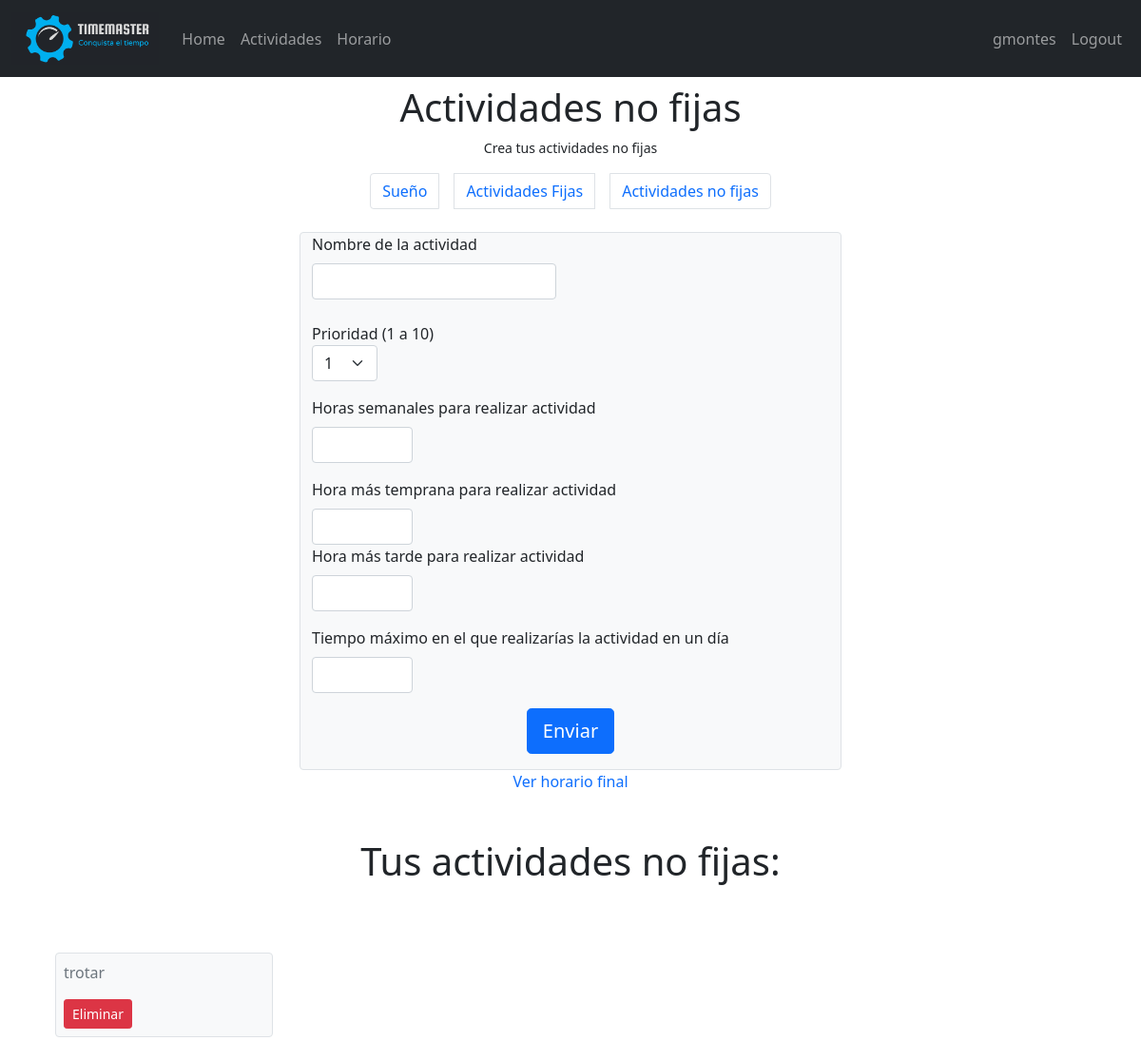
/horario/actividades_no_fijas (signed in), run on an earlier commit of the app's database.
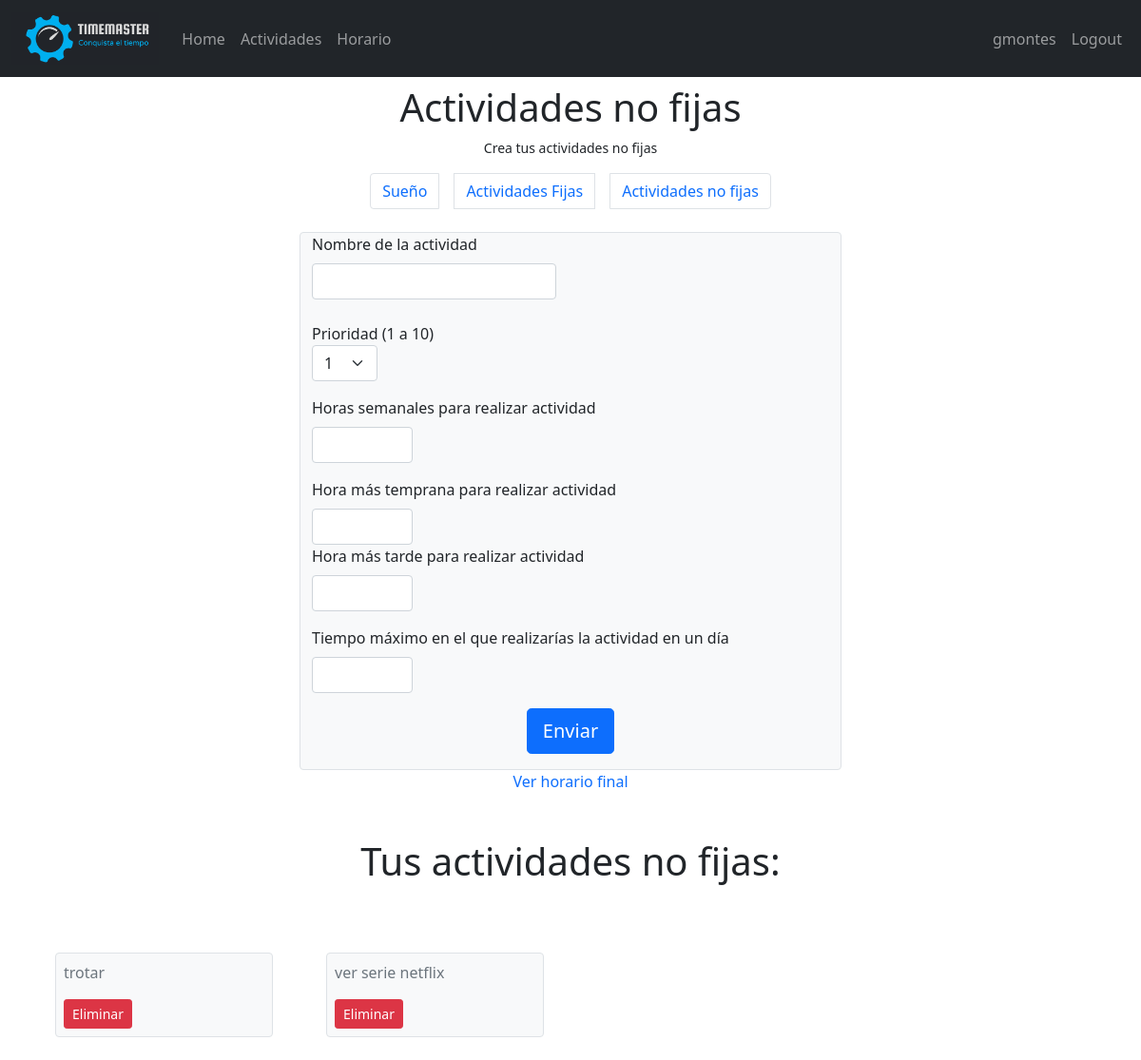
And on a later commit of the database.
### horario/models.py (models this page shows)
class Event(models.Model):
    user_id = models.ForeignKey(User, on_delete=models.CASCADE)
    priority = models.IntegerField(choices = [(i,i) for i in range(1,11)])
    name = models.CharField(max_length=30)
    event_type = models.CharField(max_length=50,default="actividad_fija") #Choices: actividad_fija, no fija y horario suenio.
    constraints = models.JSONField(default = dict)

### horario/views.py (the view)
# urls.py: path('actividades_no_fijas',views.actividades_no_fijas, name = 'actividades_no_fijas'),
@login_required(login_url = "user_login")
def actividades_no_fijas(request):
    user = User.objects.get(pk = request.user.pk)
    if request.method == "POST":
        priority = request.POST["priority"]
        name = request.POST["name"]
        event_type = "actividad_no_fija"
        time_goal = int(request.POST["horas_semanales"])
        time_goal_counter = time_goal
        earliest_hour = int(request.POST["hora_mas_temprana"])
        latest_hour = int(request.POST["hora_mas_tarde"])
        max_time = int(request.POST["tiempo_maximo"])
        constraints = {'time_goal':time_goal,'time_goal_counter':time_goal_counter,'earliest_hour':earliest_hour,'latest_hour':latest_hour,'max_time':max_time}
        nuevo_evento_no_fijo = Event(user_id=user,priority=priority,name=name,event_type=event_type,constraints=constraints)
        nuevo_evento_no_fijo.save()
        return redirect(reverse("actividades_no_fijas"))
    elif request.method == "GET":
        actividades_no_fijas = Event.objects.filter(user_id = user.pk)
        actividades_no_fijas = actividades_no_fijas.filter(event_type = "actividad_no_fija")
        return render(request,"actividades_no_fijas.html",{'actividades_no_fijas':actividades_no_fijas})

### horario/templates/actividades_no_fijas.html (shortened to what this page needs)
{% extends 'main/main.html' %}
{% load static %}
{% block link %}<link rel="stylesheet" href="{% static 'css/bootstrap.min.css' %}">{% endblock link %}
{% block content %}
<div class="container">
    <div>
        <h1 class="py-2 text-center mb-0">Actividades no fijas</h1>
        <p class="text-center small mb-2">Crea tus actividades no fijas</p>
    </div>
        <nav aria-label="Page navigation example ">
            <ul class="pagination justify-content-center ">
              <li class="page-item m-2"><a class="page-link" href="{% url 'suenio' %}">Sueño</a></li>
              <li class="page-item m-2"><a class="page-link" href="{% url 'actividades_fijas' %}">Actividades Fijas</a></li>
              <li class="page-item m-2"><a class="page-link" href="{% url 'actividades_no_fijas' %}">Actividades no fijas</a></li>
            </ul>
        </nav>
    </div>
    <div class="container-sm">
        <div class="row justify-content-center">
            <form class="col-lg-6 bg-light border rounded border-gray" action="" method="POST">
                <label for="name" class="form-label">Nombre de la actividad</label>
                <input type="text" name="name" id="name" class="form-control w-auto mb-4" required>
                <label for="priority">Prioridad (1 a 10)</label>
                <select name="priority" id="priority" class="form-select w-auto mb-3">
                    <option value="1">1</option>
                </select>
                <label for="horas_semanales" class="form-label">Horas semanales para realizar actividad</label>
                <input type="number" name="horas_semanales" id="horas_semanales" min="1" max="24" step="1" class="form-control w-auto mb-3" required>
                <label for="hora_mas_temprana" class="form-label">Hora más temprana para realizar actividad</label>
                <input type="number" name="hora_mas_temprana" id="hora_mas_temprana" min="1" max="24" step="1" class="form-control w-auto ¿mb-3" required>
                <label for="hora_mas_tarde" class="form-label">Hora más tarde para realizar actividad</label>
                <input type="number" name="hora_mas_tarde" id="hora_mas_tarde" min="1" max="24" step="1" class="form-control w-auto mb-3" required>
                <label for="tiempo_maximo" class="form-label">Tiempo máximo en el que realizarías la actividad en un día</label>
                <input type="number" name="tiempo_maximo" id="tiempo_maximo" min="1" max="24" step="1" class="form-control w-auto mb-3" required>
                <input type="submit" value="Enviar" class="btn btn-primary mx-auto d-block text-center btn-rounded btn-lg my-0 mb-3">
            </form>
            <a class="text-decoration-none text-center" href="{% url 'horario_final' %}">Ver horario final</a>
        </div>
    </div>
    <div class="container">
        {% if actividades_no_fijas %}
          <h1 class="text-center py-5">Tus actividades no fijas:</h1>
          <div class="row">
            {% for actividad in actividades_no_fijas %}
              <div class="col-sm-3">
                <div class="bg-light border rounded border-gray mb-4 m-3 p-2">
                  <div class="panel-body">
                    <div class="col">
                      <p class="text-secondary">{{actividad.name}}</p>
                    </div>
                    <div class="col">
                      <a class="btn btn-danger btn-sm text-right" href="{% url 'eliminar_actividades_no_fijas' ruta_actividad_no_fija=actividad.pk %}">Eliminar</a>
                    </div>
                  </div>
                </div>
              </div>
            {% endfor %}
          </div>
        {% endif %}
      </div>
{% endblock  %}

What changed in the data, as far as the page shows it:
added Event: name "ver serie netflix"
